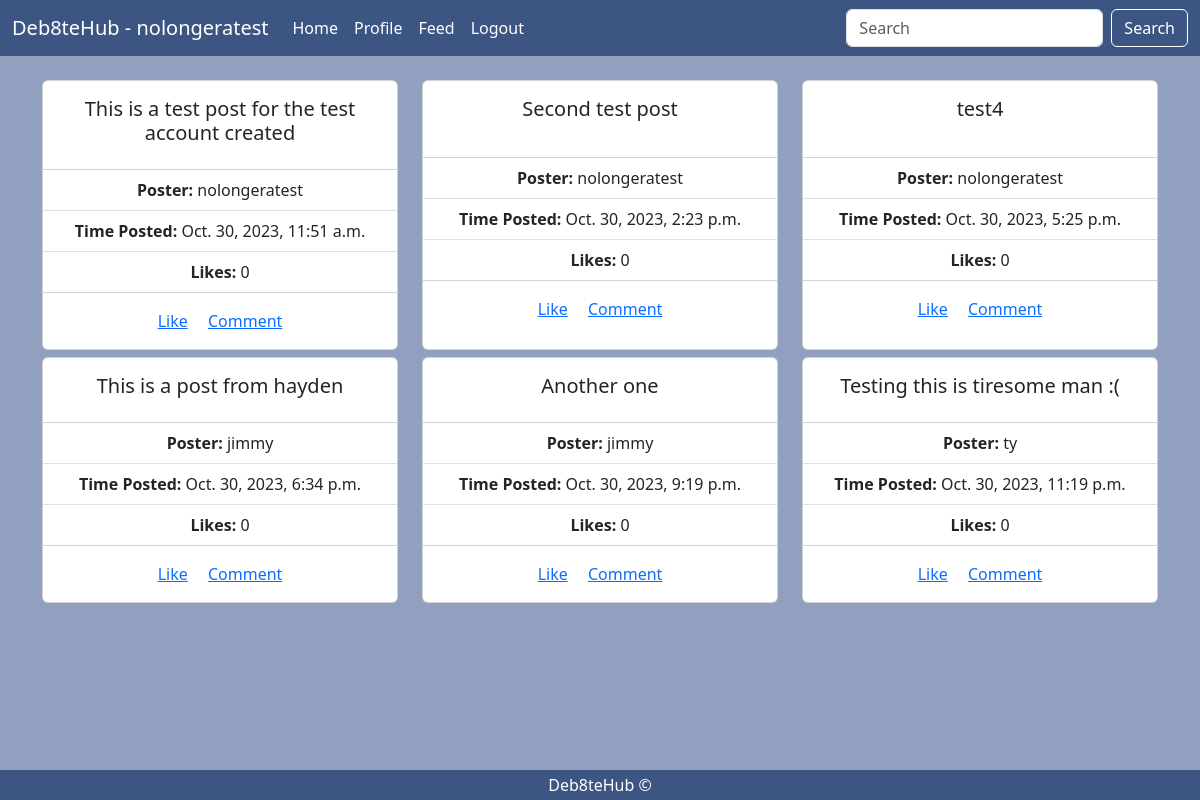
Screenshot of /user_index.html (signed in) with the database file from the repository.
### main/models.py (models this page shows, shortened)
class Post(models.Model):
    postID = models.UUIDField(primary_key=True, default=uuid.uuid4)
    content = models.CharField(max_length=100)
    timestamp = models.DateTimeField(default=datetime.now)
    owner = models.ForeignKey(User, on_delete=models.CASCADE)
    likes = models.IntegerField(default=0)

### main/views.py (the view)
# urls.py: path("user_index.html", views.usr_home, name='usr_home'),
@login_required(login_url='login_form.html')
def usr_home(request):
    user_prof = Profile.objects.get(user=request.user)
    try:
        all_posts = Post.objects.all()
    except Post.DoesNotExist:
        all_posts = None
    return render(request, "user_index.html", {'user_prof':user_prof, 'all_posts':all_posts})

### main/templates/user_index.html (shortened to what this page needs)
{% extends "base.html" %}
	{% block style_link %}
	<link rel="stylesheet" type="text/css" href="../static/user_index.css">
	{% endblock style_link %}
	{% block page_content %}
	<nav class="navbar navbar-expand-lg nav-cust">
	  <div class="container-fluid">
	    <a class="navbar-brand" href="#">Deb8teHub - {{user.username}}</a>
	    <div class="collapse navbar-collapse" id="navbarSupportedContent">
	      <ul class="navbar-nav me-auto mb-2 mb-lg-0">
	        <li class="nav-item">
	          <a class="nav-link" aria-current="page" href="user_index.html">Home</a>
	        </li>
	        <li class="nav-item">
	          <a class="nav-link" href="user_profile.html">Profile</a>
	        </li>
	        <li class="nav-item">
	          <a class="nav-link" href="user_feed.html">Feed</a>
	        </li>
	        <li class="nav-item">
	          <a class="nav-link" href="logout">Logout</a>
	        </li>
	      </ul>
	      <form class="d-flex" role="search">
	        <input class="form-control me-2" type="search" placeholder="Search" aria-label="Search">
	        <button class="btn btn-outline" type="submit">Search</button>
	      </form>
	    </div>
	  </div>
	</nav>
	<br>
	<div class="container">
		<div class="row">
		  {% for post in all_posts %}
		  <div class="col-xl-4 d-flex justify-content-center text-center">
			  <div class="card" style="width: 30rem; margin-bottom:2%">
				<div class="card-body">
				  <h5 class="card-title">{{post.content}}</h5>
				</div>
				<ul class="list-group list-group-flush">
				  <li class="list-group-item"><strong>Poster: </strong> {{post.owner.username}}</li>
				  <li class="list-group-item"><strong>Time Posted: </strong> {{post.timestamp}}</li>
				  <li class="list-group-item"><strong>Likes: </strong> {{post.likes}}</li>
				</ul>
				<div class="card-body">
				  <a href="#" class="card-link">Like</a>
				  <a href="#" class="card-link">Comment</a>
				</div>
			  </div>
		  </div>
		  {% endfor %}
		</div>
	  </div>
	<footer>Deb8teHub &copy;</footer>
	{% endblock page_content %}

### main/static/user_index.css (style rules this page uses)
html, body { width: 100%; height: 100%; background-color: #91A0BE; }
.nav-cust { background-color: #3D5583; }
.navbar-brand { color: white; cursor: context-menu; }
.nav-link { color: white; }
.btn-outline { border-color: white; color: white; }
footer { position: fixed; left: 0; bottom: 0; width: 100%; background-color: #3D5583; color: white; text-align: center; padding-top: 0.25%; padding-bottom: 0.25%; }

### rows the page displays
Post: content "This is a test post for the test account created", owner.username "nolongeratest", timestamp "Oct. 30, 2023, 11:51 a.m.", likes "0"
Post: content "Second test post", owner.username "nolongeratest", timestamp "Oct. 30, 2023, 2:23 p.m.", likes "0"
Post: content "test4", owner.username "nolongeratest", timestamp "Oct. 30, 2023, 5:25 p.m.", likes "0"
Post: content "This is a post from hayden", owner.username "jimmy", timestamp "Oct. 30, 2023, 6:34 p.m.", likes "0"
Post: content "Another one", owner.username "jimmy", timestamp "Oct. 30, 2023, 9:19 p.m.", likes "0"
Post: content "Testing this is tiresome man :(", owner.username "ty", timestamp "Oct. 30, 2023, 11:19 p.m.", likes "0"

### other values shown
{{ user.username }} "nolongeratest"
